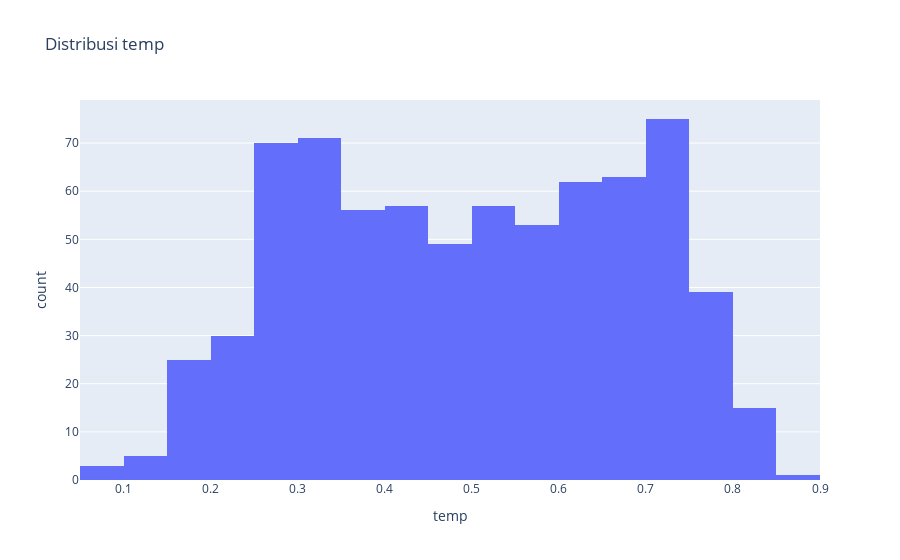
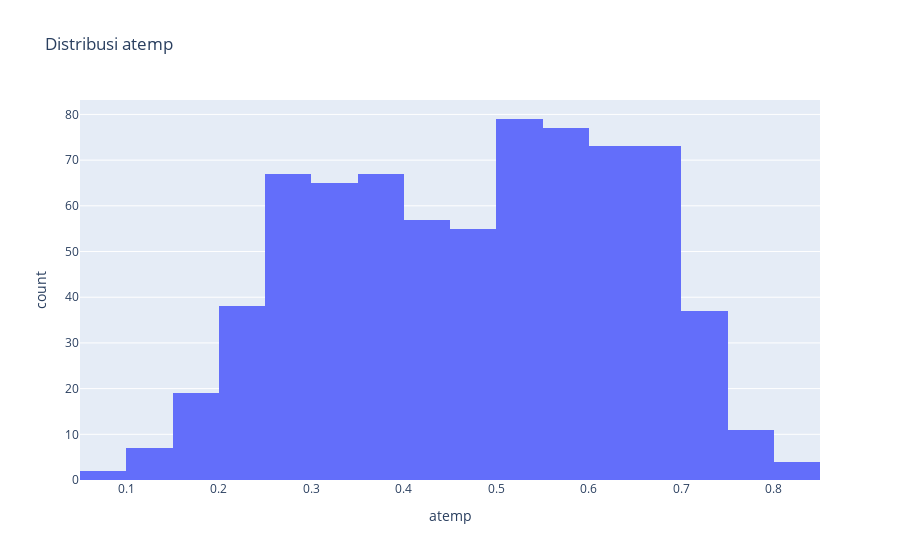
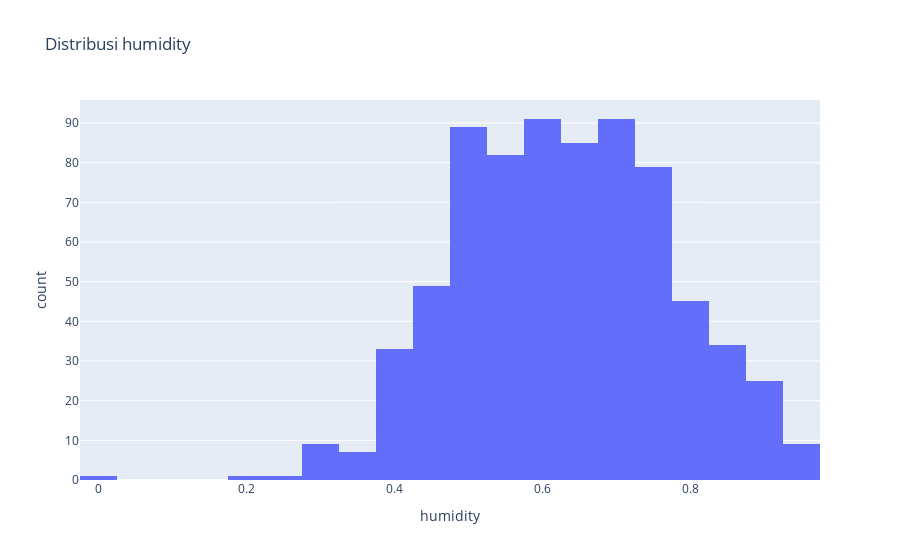
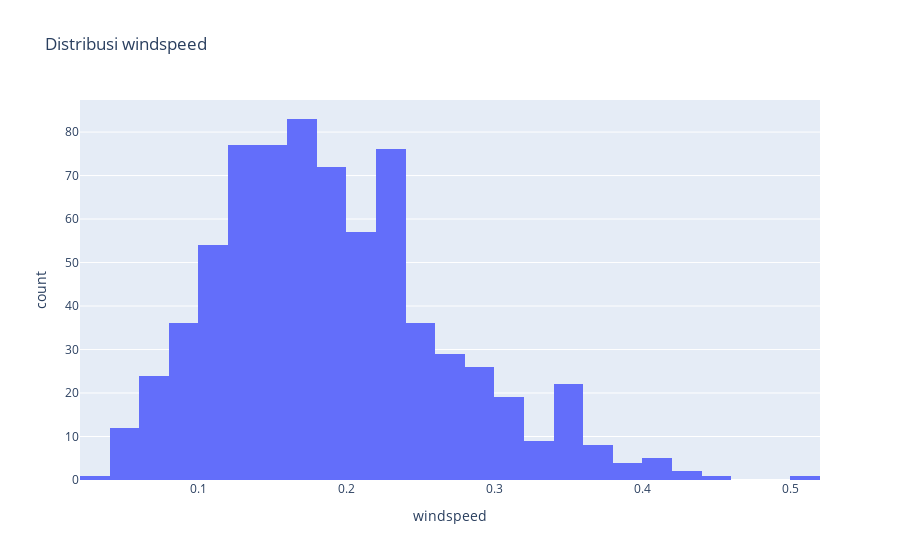

Notebook cell for these charts, in order:
### Markdown cell above
- Distribusi Variabel Numerik

### Code cell
numeric_cols = ['temp', 'atemp', 'humidity', 'windspeed', 'casual', 'registered', 'total_count']
for col in numeric_cols:
    fig = px.histogram(df_day, x=col, title=f'Distribusi {col}')
    # html file
    plotly.offline.plot(fig, filename='bike_share.html')
    fig.show()

### Figure 1 — Plotly figure (JSON) as saved in the notebook; plotly's stock layout.template omitted (floating-point values rounded to 4 significant figures; data arrays with more than 128 entries replaced by an {"elided": "..."} marker saying what was removed)
{"data": [{"alignmentgroup": "True", "bingroup": "x", "hovertemplate": "temp=%{x}<br>count=%{y}<extra></extra>", "legendgroup": "", "marker": {"color": "#636efa", "pattern": {"shape": ""}}, "name": "", "offsetgroup": "", "orientation": "v", "showlegend": false, "type": "histogram", "x": {"elided": "731 float values"}, "xaxis": "x", "yaxis": "y"}], "layout": {"barmode": "relative", "legend": {"tracegroupgap": 0}, "title": {"text": "Distribusi temp"}, "xaxis": {"anchor": "y", "domain": [0, 1], "title": {"text": "temp"}}, "yaxis": {"anchor": "x", "domain": [0, 1], "title": {"text": "count"}}}}

### Figure 2 — Plotly figure (JSON) as saved in the notebook; plotly's stock layout.template omitted (floating-point values rounded to 4 significant figures; data arrays with more than 128 entries replaced by an {"elided": "..."} marker saying what was removed)
{"data": [{"alignmentgroup": "True", "bingroup": "x", "hovertemplate": "atemp=%{x}<br>count=%{y}<extra></extra>", "legendgroup": "", "marker": {"color": "#636efa", "pattern": {"shape": ""}}, "name": "", "offsetgroup": "", "orientation": "v", "showlegend": false, "type": "histogram", "x": {"elided": "731 float values"}, "xaxis": "x", "yaxis": "y"}], "layout": {"barmode": "relative", "legend": {"tracegroupgap": 0}, "title": {"text": "Distribusi atemp"}, "xaxis": {"anchor": "y", "domain": [0, 1], "title": {"text": "atemp"}}, "yaxis": {"anchor": "x", "domain": [0, 1], "title": {"text": "count"}}}}

### Figure 3 — Plotly figure (JSON) as saved in the notebook; plotly's stock layout.template omitted (floating-point values rounded to 4 significant figures; data arrays with more than 128 entries replaced by an {"elided": "..."} marker saying what was removed)
{"data": [{"alignmentgroup": "True", "bingroup": "x", "hovertemplate": "humidity=%{x}<br>count=%{y}<extra></extra>", "legendgroup": "", "marker": {"color": "#636efa", "pattern": {"shape": ""}}, "name": "", "offsetgroup": "", "orientation": "v", "showlegend": false, "type": "histogram", "x": {"elided": "731 float values"}, "xaxis": "x", "yaxis": "y"}], "layout": {"barmode": "relative", "legend": {"tracegroupgap": 0}, "title": {"text": "Distribusi humidity"}, "xaxis": {"anchor": "y", "domain": [0, 1], "title": {"text": "humidity"}}, "yaxis": {"anchor": "x", "domain": [0, 1], "title": {"text": "count"}}}}

### Figure 4 — Plotly figure (JSON) as saved in the notebook; plotly's stock layout.template omitted (floating-point values rounded to 4 significant figures; data arrays with more than 128 entries replaced by an {"elided": "..."} marker saying what was removed)
{"data": [{"alignmentgroup": "True", "bingroup": "x", "hovertemplate": "windspeed=%{x}<br>count=%{y}<extra></extra>", "legendgroup": "", "marker": {"color": "#636efa", "pattern": {"shape": ""}}, "name": "", "offsetgroup": "", "orientation": "v", "showlegend": false, "type": "histogram", "x": {"elided": "731 float values"}, "xaxis": "x", "yaxis": "y"}], "layout": {"barmode": "relative", "legend": {"tracegroupgap": 0}, "title": {"text": "Distribusi windspeed"}, "xaxis": {"anchor": "y", "domain": [0, 1], "title": {"text": "windspeed"}}, "yaxis": {"anchor": "x", "domain": [0, 1], "title": {"text": "count"}}}}
